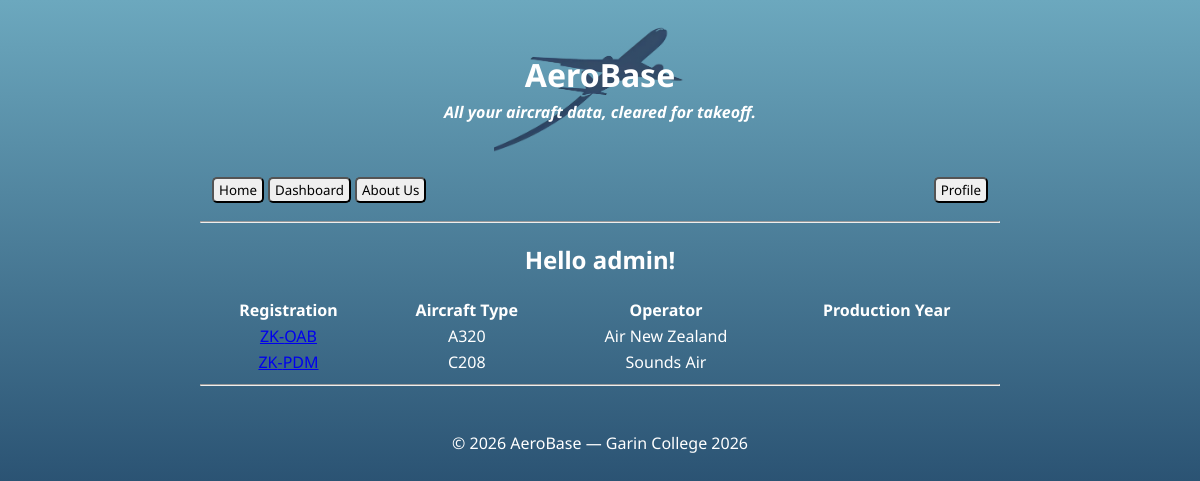
The page /database/aircraft (signed in) on the database as committed earlier.
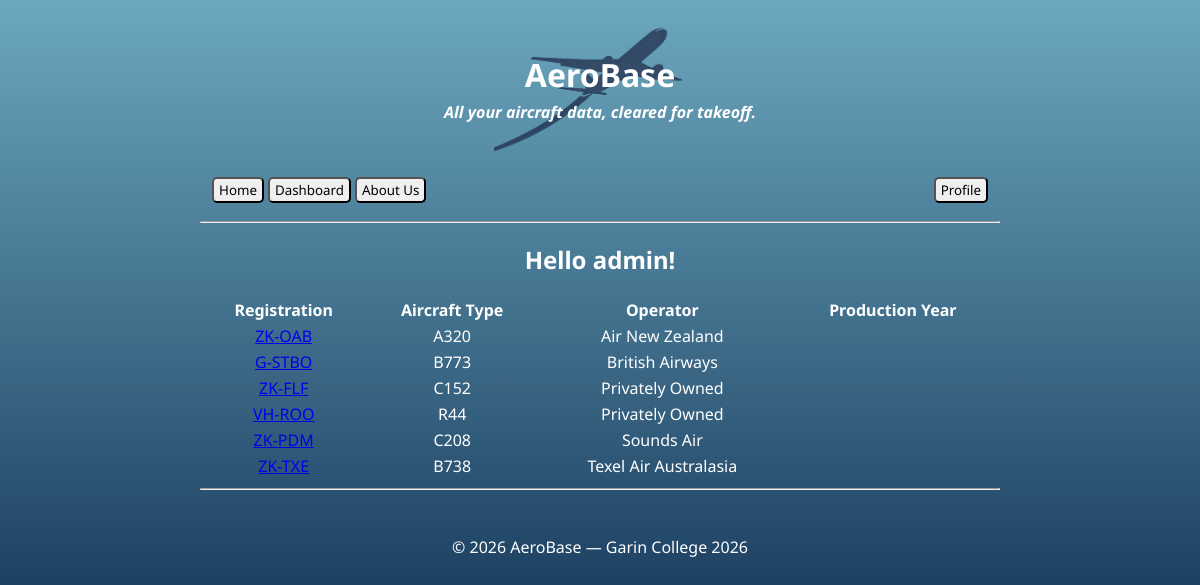
The same page on the database as committed later.
### app.py (models this page shows)
class Aircraft(db.Model):
    id = db.Column(db.Integer, primary_key = True)
    registration = db.Column(db.String(10), nullable = False)
    year_produced = db.Column(db.Integer, nullable = True)
    operator_id = db.Column(db.String(3), db.ForeignKey("operator.icao"), nullable=False)
    registration_prefix = db.Column(db.String(5), db.ForeignKey("registration_prefix.prefix"), nullable=False)
    manufacturer_id = db.Column(db.Integer, db.ForeignKey("manufacturer.manufacturer_id"), nullable=False)
    user_id = db.Column(db.Integer, db.ForeignKey("user.id"), nullable = True)
    __table_args__ = ( # Checks that the combination of the prefix and registration are unique, so something like ZK-ABC can exist, but so can VH-ABC and not a second ZK-ABC.
        db.UniqueConstraint(
            "registration_prefix",
            "registration",
            name = "unique_registration"
        ),
    )
    operator = db.relationship(
        "Operator",
        back_populates = "aircrafts"
    )
    prefix = db.relationship(
        "RegistrationPrefix",
        back_populates = "aircrafts"
    )
    manufacturer = db.relationship(
        "Manufacturer",
        back_populates = "aircrafts"
    )

class Manufacturer(db.Model):
    manufacturer_id = db.Column(db.Integer, primary_key = True)
    type_icao = db.Column(db.String(4), nullable = False)
    manufacturer_name = db.Column(db.String(50), nullable = False)
    model_name = db.Column(db.String(50), nullable = False)
    wake_cat = db.Column(db.String(1), nullable = False)
    operators = db.relationship(
        "Operator",
        secondary = manufacturer_operator,
        back_populates = "manufacturers"
    )
    aircrafts = db.relationship(
        "Aircraft",
        back_populates = "manufacturer"
    )

class Operator(db.Model):
    icao = db.Column(db.String(3), primary_key = True)
    hub_icao = db.Column(db.String(4), nullable = False)
    year_founded = db.Column(db.Integer, nullable = False)
    operator_name = db.Column(db.String(25), nullable = False)
    user_id = db.Column(db.Integer, db.ForeignKey("user.id"), nullable = True)
    manufacturers = db.relationship(
        "Manufacturer",
        secondary = manufacturer_operator,
        back_populates = "operators"
    )
    aircrafts = db.relationship(
        "Aircraft",
        back_populates = "operator"
    )

### app.py (the view)
    @app.route("/database/aircraft")
    def dbaircraft():
        aircraft = Aircraft.query.order_by(Aircraft.operator_id).all() # Pulls all aircraft from the database
        if "user" in session:
            return render_template(
                "aircraft.html",
                page_title = "Database (Aircraft)",
                user=session["user"],
                aircrafts=aircraft
            )
        else:
            return redirect(url_for("login"))

### app.py (called while the page is built)
@app.context_processor
def inject_user():
   return{
       "logged_in": "user" in session
   }

### templates/aircraft.html (shortened to what this page needs)
{% extends "layout.html" %}
{% block content %}
<h2 style="color: #ffffff;">Hello {{user}}!</h2>
<table style="width: 100%; color:#ffffff;">
    <tr>
        <th>Registration</th>
        <th>Aircraft Type</th>
        <th>Operator</th>
        <th>Production Year</th>
    </tr>
    {% for aircraft in aircrafts %}
    <tr>
        <td><a href="/database/aircraft/{{ aircraft.id }}">{{aircraft.registration_prefix}}-{{aircraft.registration}}</a></td>
        <td>{{aircraft.manufacturer.type_icao}}</td>
        <td>{{aircraft.operator.operator_name}}</td>
        <td>
        </td>
    </tr>
    {% endfor %}
</table>
{% endblock %}

### templates/layout.html (shortened to what this page needs)
<!doctype html>
<html lang="en">
<head>
<link rel="stylesheet" href="{{ url_for('static', filename='style.css') }}">
</head>
<body>
{% include "header.html" %}
{% include "nav.html" %}
  <hr>
  {% block content %}{% endblock %}
  <hr>
  {% include "footer.html" %}
</body>
</html>

### templates/header.html
<header>
  <h1 style="margin-bottom: 5px;">AeroBase</h1>
  <h4 style="margin-top: 5px"><i>All your aircraft data, cleared for takeoff.</i></h4>
</header>

### templates/nav.html
<nav>
  <button style="margin-inline:2px" type="button" onclick="window.location.href='/'">Home</button>
  <button style="margin-inline:2px" type="button" onclick="window.location.href='/dashboard'">Dashboard</button>
  <button style="margin-inline:2px" type="button" onclick="window.location.href='/about-us'">About Us</button>
  {% if logged_in %}
    <button style="margin-inline:2px; margin-inline-start:auto;"  class="login-link" type="button" onclick="window.location.href='/profile'">Profile</button>
  {% else %}
    <button style="margin-inline:2px; margin-inline-start:auto;"  class="login-link" type="button" onclick="window.location.href='/login'">Login</button>
  {% endif %}
</nav>

### templates/footer.html
<footer>
  <p style="color: #ffffff;">
    © 2026 AeroBase — Garin College 2026
  </p>
</footer>

### static/style.css (style rules this page uses)
html { height:100%; }
body { font-family: 'Noto Sans', sans-serif; max-width: 800px; margin: 20px auto; background-image: linear-gradient(to bottom, #6ca8be, #001b42); background-repeat: no-repeat; background-attachment: fixed; text-align:center; }
header { padding: 12px; border-radius: 8px; color:#ffffff; background-image: url('homepage.png'); background-position: center; background-size: contain; background-repeat: no-repeat; }
nav { margin-top: 10px; padding: 10px; border-radius: 8px; display: flex; align-items: center; }
footer { margin-top: 20px; padding: 10px; border-radius: 8px; }
button { padding:2px; border-radius: 5px; padding-left: 5px; padding-right: 5px; font-family: 'Noto Sans', sans-serif; }

Rows that differ between the two databases and show on the page:
added Aircraft: registration_prefix "G", registration "STBO", manufacturer.type_icao "B773", operator.operator_name "British Airways"
added Aircraft: registration_prefix "ZK", registration "FLF", manufacturer.type_icao "C152", operator.operator_name "Privately Owned"
added Aircraft: registration_prefix "VH", registration "ROO", manufacturer.type_icao "R44", operator.operator_name "Privately Owned"
added Aircraft: registration_prefix "ZK", registration "TXE", manufacturer.type_icao "B738", operator.operator_name "Texel Air Australasia"
